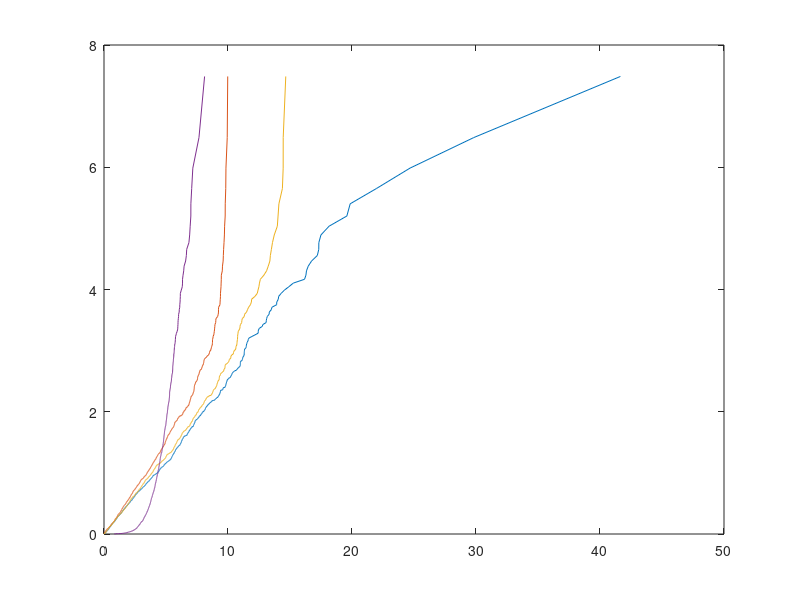

Source code (MATLAB):
% hazard rate
sample = [];
sample_cut = [];
sample_cut2 = [];
sample_g = [];
while length(sample)<1000
    
    st = exprnd(4);
    if 1% st<=10
        sample(end+1)  = st;
    end
end


while length(sample_cut)<1000
    
    st = exprnd(4);
    if  st<=10
        sample_cut(end+1)  = st;
    end
end

while length(sample_cut2)<1000
    
    st = exprnd(4);
    if  st<=15
        sample_cut2(end+1)  = st;
    end
end

while length(sample_g)<1000
    
      sample_g(end+1)  = normrnd(4,1);
end
%figure;histogram(sample,100,'Normalization','pdf')
[f,x] = ecdf(sample,'Function','cumulative hazard');
[fc,xc] = ecdf(sample_cut,'Function','cumulative hazard');
[fc2,xc2] = ecdf(sample_cut2,'Function','cumulative hazard');
[fcg,xcg] = ecdf(sample_g,'Function','cumulative hazard');
figure;plot(x,f);hold on; plot(xc,fc);hold on; plot(xc2,fc2);hold on; plot(xcg,fcg);



